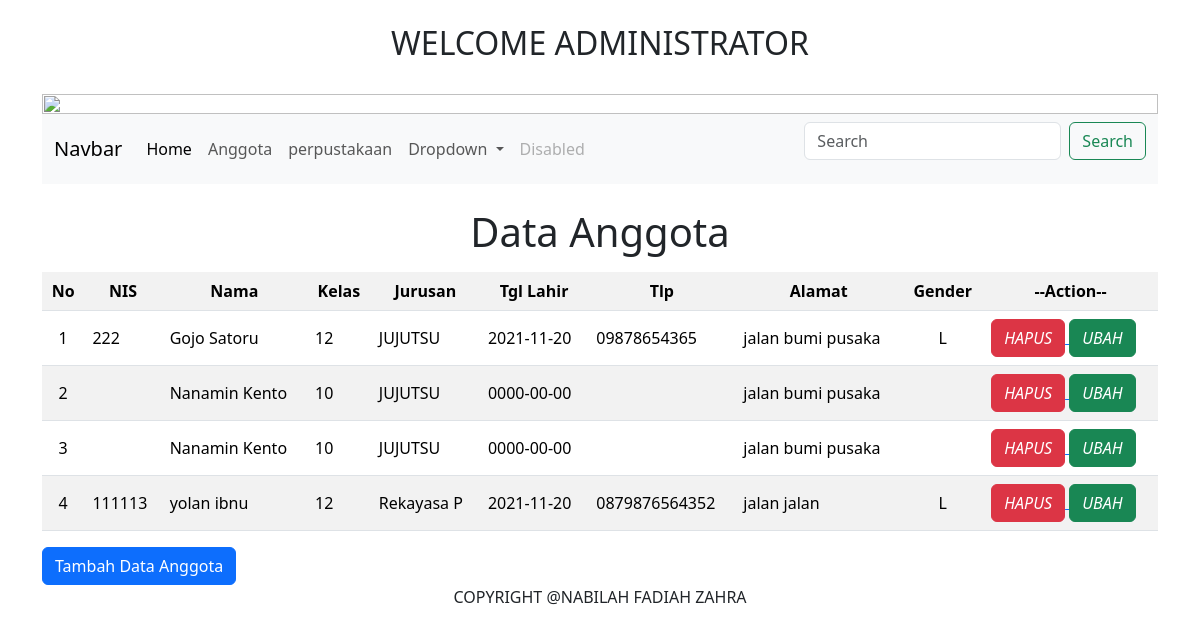
The app's page /admin.php?page=anggota with its own data.
### tables this page shows
CREATE TABLE `anggota` (
  `id_anggota` int(11) NOT NULL,
  `nis` varchar(20) NOT NULL,
  `nama` varchar(50) NOT NULL,
  `kelas` varchar(10) NOT NULL,
  `jurusan` varchar(10) NOT NULL,
  `tgl_lahir` date NOT NULL,
  `tlp` varchar(13) NOT NULL,
  `alamat` varchar(50) NOT NULL,
  `gender` varchar(10) NOT NULL
);

### anggota.php (the view, shortened to what this page needs)
<center><h1 class="mt-4 mb-3">Data Anggota</h1></center>
<table class="table table-striped table-hover">
    <tr class="text-center">
        <th>No</th>
        <th>NIS</th>
        <th>Nama</th>
        <th>Kelas</th>
        <th>Jurusan</th>
        <th>Tgl Lahir</th>
        <th>Tlp</td>
        <th>Alamat</th>
        <th>Gender</th>
        <th>--Action--</th>
    </tr>
    <?php
        $query = mysqli_query($konek,"SELECT * FROM anggota");
        $no = 1;
        foreach ($query as $row) {
    ?>
    <tr>
        <td align="center" valign="middle"><?php echo $no; ?></td>
        <td valign="middle"><?php echo $row['nis']; ?></td>
        <td valign="middle"><?php echo $row['nama']; ?></td>
        <td valign="middle"><?php echo $row['kelas']; ?></td>
        <td valign="middle"><?php echo $row['jurusan']; ?></td>
        <td valign="middle"><?php echo $row['tgl_lahir']; ?></td>
        <td valign="middle"><?php echo $row['tlp']; ?></td>
        <td valign="middle"><?php echo $row['alamat']; ?></td>
        <td align="center" valign="middle"><?php echo $row['gender']; ?></td>
        <td valign="middle">
        <a href="?page=anggota&delete&id=<?php echo $row['id_anggota']; ?>">
            <button class="btn btn-danger"><i class="fas fa-trash-alt">HAPUS</i></button>
        </a>
            <button class="btn btn-success"><i class="fas fa-edit">UBAH</i></button>
        </td>
    </tr>
    <?php
    $no++;
    }
    ?>
</table>
<button type="button" class="btn btn-primary" data-bs-toggle="modal" data-bs-target="#exampleModal">
  Tambah Data Anggota
</button>

### admin.php (shortened to what this page needs)
<?php
  include('koneksi.php');
?>
<center><br><h2>WELCOME ADMINISTRATOR</h2></br></center>
<!DOCTYPE html>
<html lang="en">
<head>
    <link rel="stylesheet" href="bootstrap-5.1.3-dist/css/bootstrap.min.css">
</head>
<body>
  <div class="container">
   <div class="row">
     <div class="col">
           <img src="title.png" width="100%" alt="">
     </div>
  </div>
   <div class="row">
   <div class="col">
   <nav class="navbar navbar-expand-lg navbar-light bg-light">
  <div class="container-fluid">
    <a class="navbar-brand" href="#">Navbar</a>
    <div class="collapse navbar-collapse" id="navbarSupportedContent">
      <ul class="navbar-nav me-auto mb-2 mb-lg-0">
        <li class="nav-item">
          <a class="nav-link active" aria-current="page" href="#">Home</a>
        </li>
        <li class="nav-item">
          <a class="nav-link" href="?page=anggota">Anggota</a>
        </li>
        <li class="nav-item">
          <a class="nav-link" href="?page=perpustakaan">perpustakaan</a>
        </li>
        <li class="nav-item dropdown">
          <a class="nav-link dropdown-toggle" href="#" id="navbarDropdown" role="button" data-bs-toggle="dropdown" aria-expanded="false">
            Dropdown
          </a>
        </li>
        <li class="nav-item">
          <a class="nav-link disabled" href="#" tabindex="-1" aria-disabled="true">Disabled</a>
        </li>
      </ul>
      <form class="d-flex">
        <input class="form-control me-2" type="search" placeholder="Search" aria-label="Search">
        <button class="btn btn-outline-success" type="submit">Search</button>
      </form>
    </div>
  </div>
</nav>
     </div>
   </div>
   <div class="row">
         <div class="col">
          <?php
            if(isset($_GET['page']))
            {
              if($_GET['page'] == "anggota")
              {
                include('anggota.php');
              }
              elseif ($_GET['page'] == "perpustakaan")
              {
                  include('perpustakaan.php');
              }
            }
            else
            {
              echo "<center><h1>WELCOME ADMINISTRATOR</h1></center>";
            }
          ?>
         </div>
      </div>
      <div class="col text-center">
           COPYRIGHT @NABILAH FADIAH ZAHRA
      </div>
  <br>
  <br>
  </div>
</body>
</html>

### records on screen
anggota: nis "222", nama "Gojo Satoru", kelas "12", jurusan "JUJUTSU", tgl_lahir "2021-11-20", tlp "09878654365", alamat "jalan bumi pusaka", gender "L"
anggota: nama "Nanamin Kento", kelas "10", jurusan "JUJUTSU", tgl_lahir "0000-00-00", alamat "jalan bumi pusaka"
anggota: nama "Nanamin Kento", kelas "10", jurusan "JUJUTSU", tgl_lahir "0000-00-00", alamat "jalan bumi pusaka"
anggota: nis "111113", nama "yolan ibnu", kelas "12", jurusan "Rekayasa P", tgl_lahir "2021-11-20", tlp "0879876564352", alamat "jalan jalan", gender "L"
